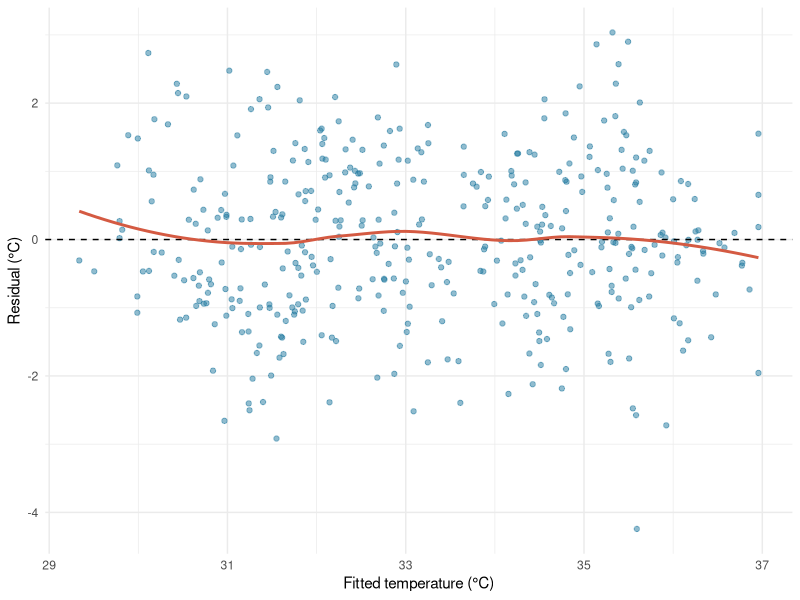
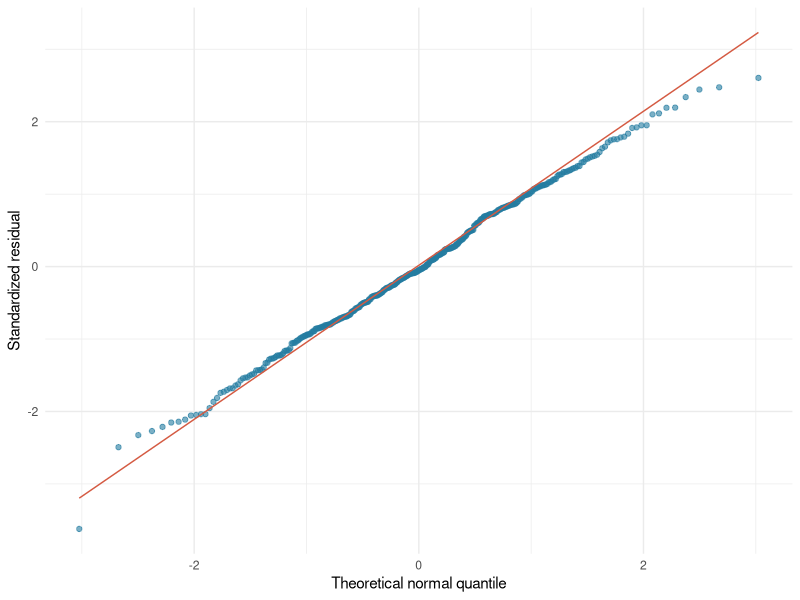
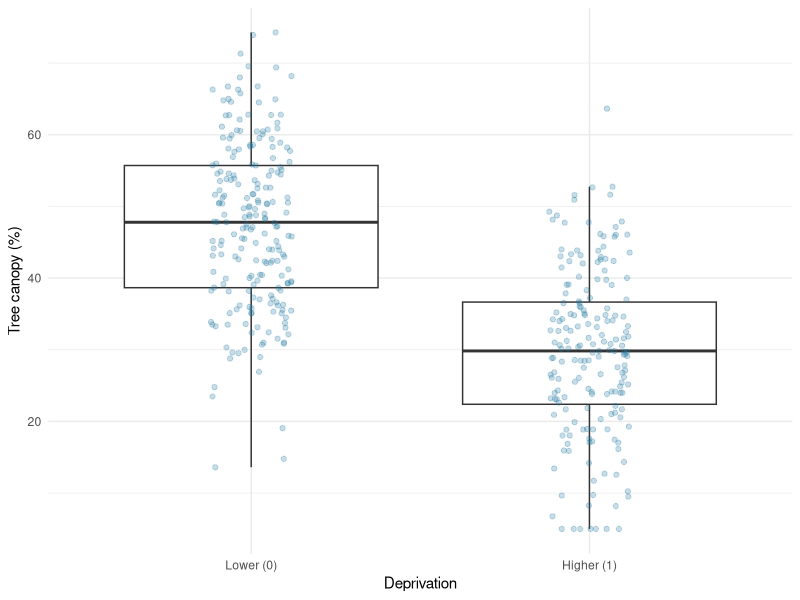

Write the R code that produced these figures, in order.
## ---- chunk 1
#| label: setup
library(tidyverse)
library(broom)

d <- read_csv("data/urban_heat.csv", show_col_types = FALSE) |>
  mutate(canopy10 = canopy_pct / 10)

d |>
  select(household_id, canopy_pct, deprivation, cool_roof, indoor_temp_c) |>
  slice_head(n = 6)
## ---- chunk 2
#| label: fit-linear
m0 <- lm(indoor_temp_c ~ canopy10, data = d)
m1 <- lm(indoor_temp_c ~ canopy10 + deprivation, data = d)

comparison <- bind_rows(
  tidy(m0, conf.int = TRUE) |> mutate(model = "Crude"),
  tidy(m1, conf.int = TRUE) |> mutate(model = "Adjust deprivation")
) |>
  filter(term == "canopy10") |>
  select(model, estimate, conf.low, conf.high)

comparison
## ---- chunk 3
#| label: fit-precision
m2 <- lm(indoor_temp_c ~ canopy10 + deprivation + cool_roof, data = d)

linear_results <- tidy(m2, conf.int = TRUE) |>
  select(term, estimate, conf.low, conf.high)

linear_results
## ---- chunk 4
#| label: roof-comparison
d |>
  group_by(cool_roof) |>
  summarise(n = n(), mean_temp_c = mean(indoor_temp_c), .groups = "drop")

roof_only <- lm(indoor_temp_c ~ cool_roof, data = d)

tidy(roof_only, conf.int = TRUE) |>
  select(term, estimate, conf.low, conf.high)
## ---- chunk 5
#| label: linear-diagnostic-plots
#| fig-cap: "Residuals versus fitted temperature."
linear_diagnostics <- augment(m2, data = d)

linear_diagnostics |>
  ggplot(aes(x = .fitted, y = .resid)) +
  geom_point(alpha = 0.5, color = "#237ba0") +
  geom_hline(yintercept = 0, linetype = "dashed") +
  geom_smooth(method = "loess", se = FALSE, color = "#d45a42") +
  labs(x = "Fitted temperature (°C)", y = "Residual (°C)") +
  theme_minimal()
## ---- chunk 6
#| label: linear-qq-plot
#| fig-cap: "Normal Q–Q plot of standardized residuals."
linear_diagnostics |>
  ggplot(aes(sample = .std.resid)) +
  stat_qq(color = "#237ba0", alpha = 0.6) +
  stat_qq_line(color = "#d45a42") +
  labs(x = "Theoretical normal quantile", y = "Standardized residual") +
  theme_minimal()
## ---- chunk 7
#| label: overlap-check
d |>
  mutate(deprivation_group = factor(
    deprivation, levels = c(0, 1), labels = c("Lower (0)", "Higher (1)"))) |>
  ggplot(aes(x = deprivation_group, y = canopy_pct)) +
  geom_boxplot(outlier.shape = NA) +
  geom_jitter(width = 0.12, alpha = 0.25, color = "#237ba0") +
  labs(x = "Deprivation", y = "Tree canopy (%)") +
  theme_minimal()
## ---- chunk 8
#| label: mediator-extension
m_shade <- lm(indoor_temp_c ~ canopy10 + deprivation + cool_roof + shade_index,
              data = d)

tidy(m_shade, conf.int = TRUE) |>
  filter(term == "canopy10") |>
  select(term, estimate, conf.low, conf.high)
## ---- chunk 9
#| label: interaction-extension
m_interaction <- lm(indoor_temp_c ~ canopy10 * cool_roof + deprivation, data = d)

tidy(m_interaction, conf.int = TRUE) |>
  select(term, estimate, conf.low, conf.high)
## ---- chunk 10
#| label: influence-extension
augment(m2, data = d) |>
  select(household_id, .cooksd, .hat, .std.resid) |>
  slice_max(order_by = .cooksd, n = 5, with_ties = FALSE)
